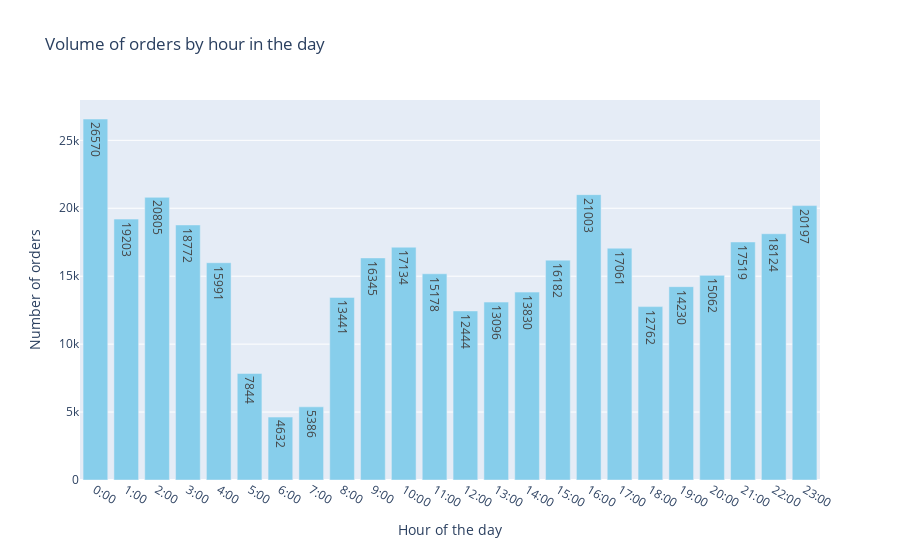

This figure's notebook cell:
### Markdown cell above
Los días con mayor demanda son Lunes y Viernes, parece que el día martes cae abruptamente la demanda, esta comienza a ascender tendencialmente hasta el dia Viernes para llegar a su pico y posteriormente descender hasta el día domingo, el peor día es para el Martes.

A continuación realizare un grafico por pedidos por hora

### Code cell
df_hour_graph = df.copy()

df_hour_graph['hour'] = df_hour_graph.index.hour

Orders_by_hour = df_hour_graph.groupby('hour')['num_orders'].sum().reset_index()

# Creción de grafico plotly

fig = px.bar(Orders_by_hour,
             x = 'hour',
             y = 'num_orders',
             labels={'hour': 'Hour of the day', 'num_orders': 'Number of orders'},
             title='Volume of orders by hour in the day',
             text='num_orders',
             color_discrete_sequence=['skyblue']
)

tickvals = list(range(24))
fig.update_xaxes(
    tickvals=tickvals,
    ticktext=[f'{hour}:00' for hour in tickvals]
)

# Mostrar el gráfico
fig.show()

### Figure 1 — Plotly figure (JSON) as saved in the notebook; plotly's stock layout.template omitted (floating-point values rounded to 4 significant figures)
{"data": [{"alignmentgroup": "True", "hovertemplate": "Hour of the day=%{x}<br>Number of orders=%{text}<extra></extra>", "legendgroup": "", "marker": {"color": "skyblue", "pattern": {"shape": ""}}, "name": "", "offsetgroup": "", "orientation": "v", "showlegend": false, "text": [26570, 19203, 20805, 18772, 15991, 7844, 4632, 5386, 13441, 16345, 17134, 15178, 12444, 13096, 13830, 16182, 21003, 17061, 12762, 14230, 15062, 17519, 18124, 20197], "textposition": "auto", "type": "bar", "x": [0, 1, 2, 3, 4, 5, 6, 7, 8, 9, 10, 11, 12, 13, 14, 15, 16, 17, 18, 19, 20, 21, 22, 23], "xaxis": "x", "y": [26570, 19203, 20805, 18772, 15991, 7844, 4632, 5386, 13441, 16345, 17134, 15178, 12444, 13096, 13830, 16182, 21003, 17061, 12762, 14230, 15062, 17519, 18124, 20197], "yaxis": "y"}], "layout": {"barmode": "relative", "legend": {"tracegroupgap": 0}, "title": {"text": "Volume of orders by hour in the day"}, "xaxis": {"anchor": "y", "domain": [0, 1], "ticktext": ["0:00", "1:00", "2:00", "3:00", "4:00", "5:00", "6:00", "7:00", "8:00", "9:00", "10:00", "11:00", "12:00", "13:00", "14:00", "15:00", "16:00", "17:00", "18:00", "19:00", "20:00", "21:00", "22:00", "23:00"], "tickvals": [0, 1, 2, 3, 4, 5, 6, 7, 8, 9, 10, 11, 12, 13, 14, 15, 16, 17, 18, 19, 20, 21, 22, 23], "title": {"text": "Hour of the day"}}, "yaxis": {"anchor": "x", "domain": [0, 1], "title": {"text": "Number of orders"}}}}
